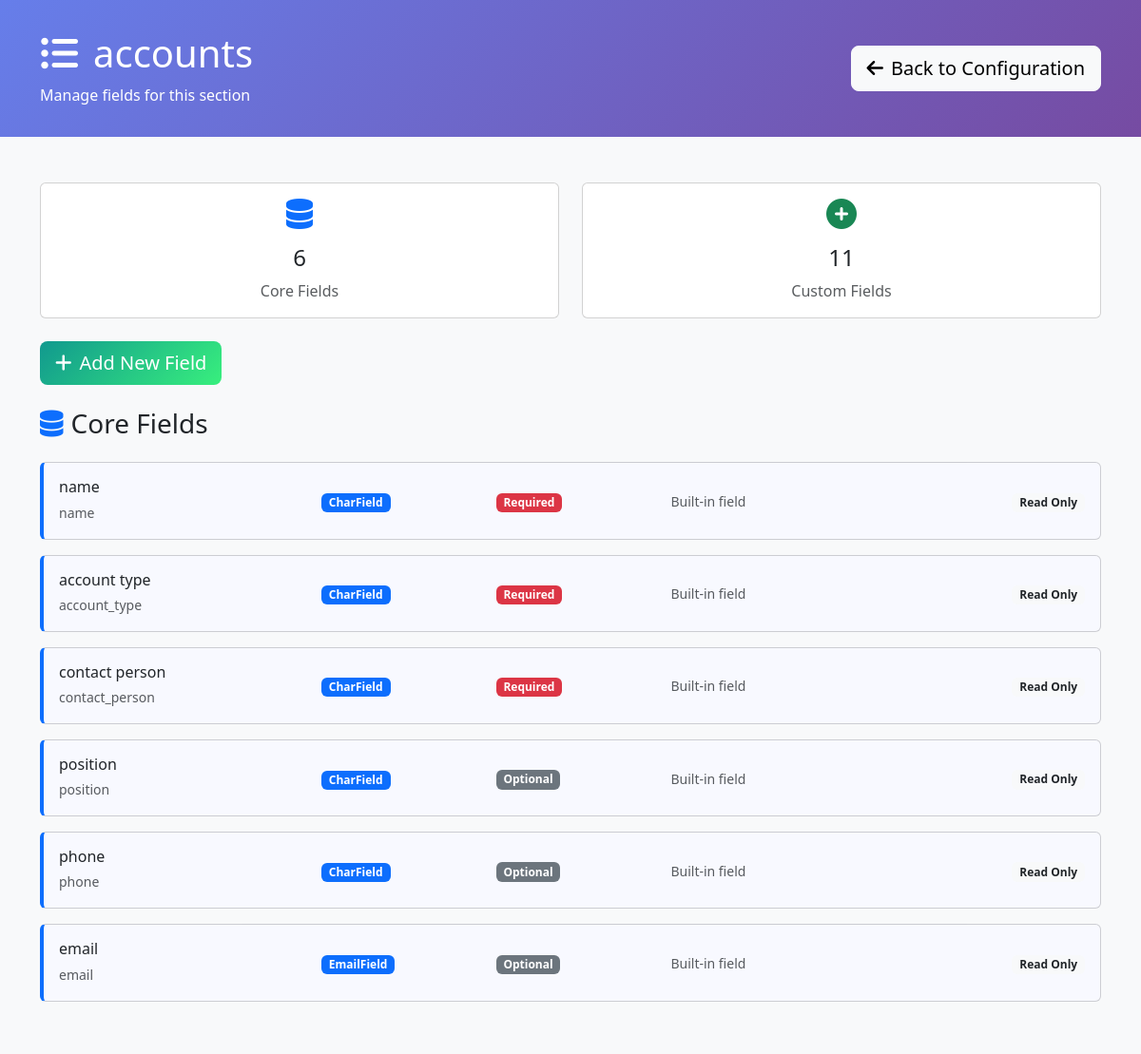
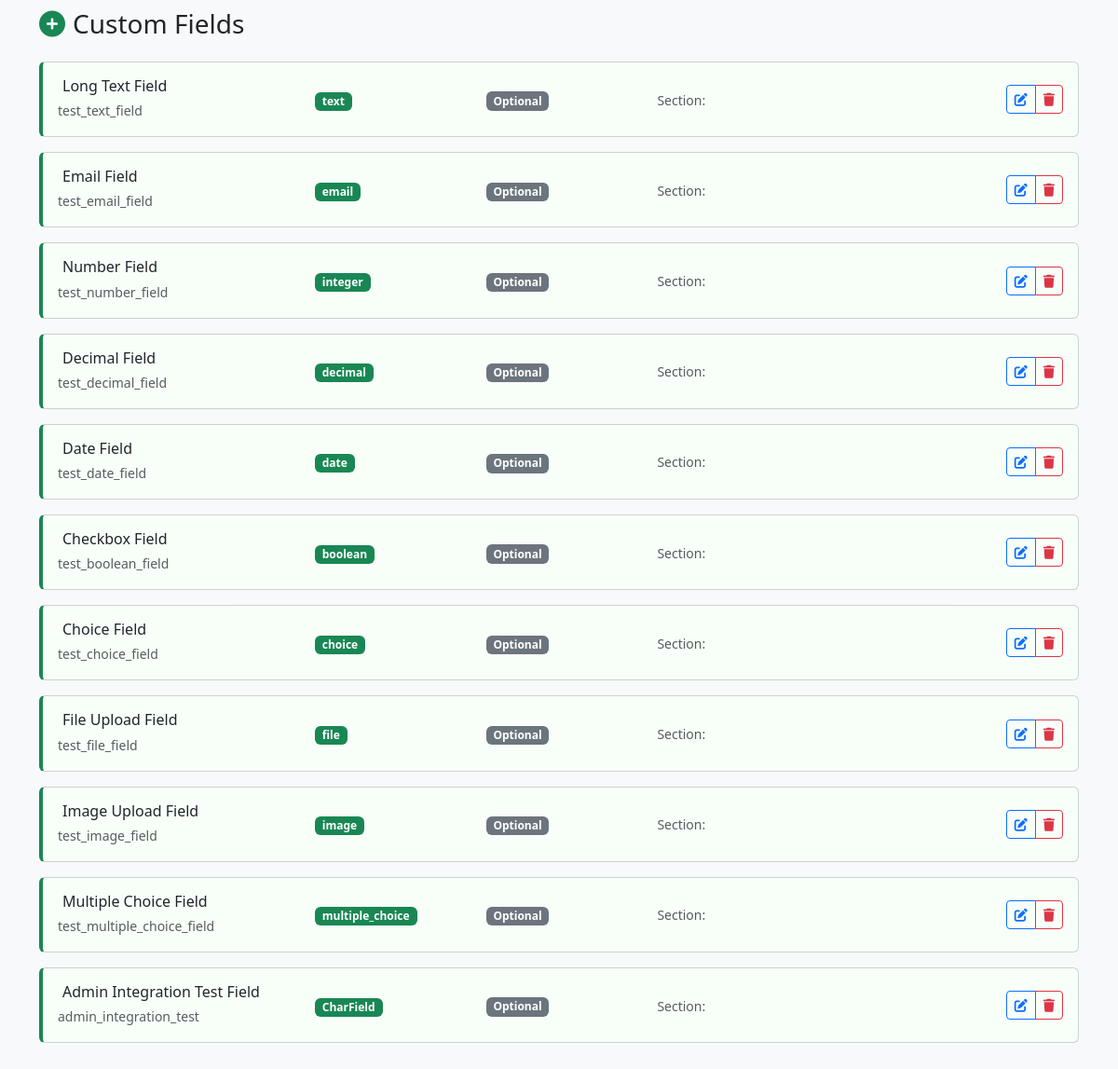
/configuration/section/5/ (signed in), run on the app's committed database (2 pictures, top to bottom).
### requests/models.py (models this page shows, shortened)
class DynamicSection(models.Model):
    name = models.CharField(max_length=255, unique=True, help_text="Internal section name")
    display_name = models.CharField(max_length=255, help_text="Display name shown to users")
    description = models.TextField(blank=True, help_text="Description of this section's purpose")
    order = models.IntegerField(default=100, help_text="Display order")
    is_core_section = models.BooleanField(default=False, help_text="True if this represents an existing admin model")
    source_model = models.CharField(max_length=255, blank=True, help_text="Full model name (e.g. 'accounts.Account') for core sections")
    created_at = models.DateTimeField(auto_now_add=True)
    updated_at = models.DateTimeField(auto_now=True)
    class Meta:
        verbose_name = "Dynamic Section"
        verbose_name_plural = "Dynamic Sections"
        ordering = ['is_core_section', 'order', 'name']

class DynamicField(models.Model):
    FIELD_TYPES = [
        ('char', 'Text (Short)'),
        ('text', 'Text (Long)'),
        ('email', 'Email'),
        ('url', 'URL'),
        ('slug', 'Slug'),
        ('integer', 'Integer'),
        ('decimal', 'Decimal'),
        ('float', 'Float'),
        ('date', 'Date'),
        ('datetime', 'Date & Time'),
        ('time', 'Time'),
        ('boolean', 'Checkbox (Yes/No)'),
        ('choice', 'Dropdown (Single Choice)'),
        ('multiple_choice', 'Multiple Choice'),
        ('file', 'File Upload'),
        ('image', 'Image Upload'),
        ('foreign_key', 'Link to Another Model'),
        ('many_to_many', 'Multiple Links'),
        ('json', 'JSON Data'),
    ]
    model = models.ForeignKey(DynamicModel, on_delete=models.CASCADE, related_name='fields', null=True, blank=True)
    section = models.ForeignKey(DynamicSection, on_delete=models.CASCADE, related_name='fields', null=True, blank=True)
    name = models.CharField(max_length=100, help_text="Field name in database (lowercase, underscores)")
    display_name = models.CharField(max_length=100, help_text="Label shown in forms")
    field_type = models.CharField(max_length=20, choices=FIELD_TYPES)
    is_core_field = models.BooleanField(default=False, help_text="True if this represents an existing model field")
    required = models.BooleanField(default=False)
    default_value = models.TextField(blank=True, help_text="Default value (JSON format for complex types)")
    help_text = models.CharField(max_length=200, blank=True)
    max_length = models.PositiveIntegerField(null=True, blank=True, help_text="For text fields")
    max_digits = models.PositiveIntegerField(null=True, blank=True, help_text="For decimal fields")
    decimal_places = models.PositiveIntegerField(null=True, blank=True, help_text="For decimal fields")
    choices = models.JSONField(default=dict, help_text="For choice fields: {'value': 'display_name'}")
    related_model = models.CharField(max_length=100, blank=True, help_text="Model to link to (app.Model)")
    section_name = models.CharField(max_length=100, default='General', help_text="Form section name for grouping (legacy field)")
    order = models.PositiveIntegerField(default=0, help_text="Order within section")
    is_active = models.BooleanField(default=True, help_text="Whether field is shown in forms")
    created_at = models.DateTimeField(auto_now_add=True)
    updated_at = models.DateTimeField(auto_now=True)
    class Meta:
        verbose_name = "Dynamic Field"
        verbose_name_plural = "Dynamic Fields"
        ordering = ['model', 'section', 'section_name', 'order']

### requests/configuration_views.py (the view)
# urls.py: path('section/<int:section_id>/', configuration_views.section_fields, name='section_fields'),
@staff_member_required
def section_fields(request, section_id):
    from requests.models import DynamicSection
    is_legacy_dynamic = request.GET.get('dynamic') == 'true'
    if is_legacy_dynamic:
        dynamic_model = get_object_or_404(DynamicModel, id=section_id)
        model_name = f"{dynamic_model.app_label}.{dynamic_model.name}"
        display_name = dynamic_model.display_name
        fields = DynamicField.objects.filter(
            model=dynamic_model,
            is_active=True
        ).order_by('section_name', 'order')
        section_type = 'legacy'
        model_fields = []  # Legacy models don't have core model fields
    else:
        section = get_object_or_404(DynamicSection, id=section_id)
        model_name = section.name
        display_name = section.display_name
        section_type = 'core' if section.is_core_section else 'custom'
        fields = section.fields.filter(is_active=True).order_by('order')
        if section.is_core_section:
            model_fields = []
            core_fields = fields.filter(is_core_field=True)
            for field in core_fields:
                model_fields.append({
                    'id': field.id,
                    'name': field.name,
                    'display_name': field.display_name,
                    'field_type': field.field_type,
                    'required': field.required,
                    'is_model_field': True,
                    'is_core_field': True
                })
        else:
            model_fields = []
    dynamic_fields = []
    for field in fields:
        if section_type == 'core' and field.is_core_field:
            continue
        dynamic_fields.append({
            'id': field.id,
            'name': field.name,
            'display_name': field.display_name,
            'field_type': field.field_type,
            'required': field.required,
            'section_name': field.section_name if hasattr(field, 'section_name') else 'Custom Fields',
            'order': field.order,
            'max_length': field.max_length,
            'choices': field.choices,
            'default_value': field.default_value,
            'is_model_field': False,
            'is_core_field': getattr(field, 'is_core_field', False)
        })
    context = {
        'section_id': section_id,
        'section_name': model_name,
        'display_name': display_name,
        'section_type': section_type,
        'source_model': getattr(section, 'source_model', '') if not is_legacy_dynamic else '',
        'model_fields': model_fields,
        'dynamic_fields': dynamic_fields,
        'all_fields': model_fields + dynamic_fields,
        'is_legacy_dynamic': is_legacy_dynamic,
        'is_core_section': section_type == 'core',
        'is_custom_section': section_type == 'custom'
    }
    return render(request, 'configuration/section_fields.html', context)

### requests/templates/configuration/section_fields.html (shortened to what this page needs)
<!DOCTYPE html>
<html lang="en">
<head>
    <link href="https://cdn.jsdelivr.net/npm/bootstrap@5.3.0/dist/css/bootstrap.min.css" rel="stylesheet">
    <link href="https://cdnjs.cloudflare.com/ajax/libs/font-awesome/6.0.0/css/all.min.css" rel="stylesheet">
</head>
<body class="bg-light">
    <div class="config-header">
        <div class="container">
            <div class="row align-items-center">
                <div class="col-md-8">
                    <h1 class="mb-2">
                        <i class="fas fa-list-ul me-3"></i>{{ display_name }}
                    </h1>
                    <p class="mb-0 opacity-90">
                        Manage fields for this section
                    </p>
                </div>
                <div class="col-md-4 text-end">
                    <a href="{% url 'configuration:dashboard' %}" class="btn btn-light btn-lg">
                        <i class="fas fa-arrow-left me-2"></i>Back to Configuration
                    </a>
                </div>
            </div>
        </div>
    </div>
    <div class="container my-5">
        <div class="row mb-4">
            <div class="col-md-6">
                <div class="card text-center">
                    <div class="card-body">
                        <i class="fas fa-database fa-2x text-primary mb-3"></i>
                        <h4>{{ model_fields|length }}</h4>
                        <p class="text-muted mb-0">Core Fields</p>
                    </div>
                </div>
            </div>
            <div class="col-md-6">
                <div class="card text-center">
                    <div class="card-body">
                        <i class="fas fa-plus-circle fa-2x text-success mb-3"></i>
                        <h4>{{ dynamic_fields|length }}</h4>
                        <p class="text-muted mb-0">Custom Fields</p>
                    </div>
                </div>
            </div>
        </div>
        <div class="row mb-4">
            <div class="col-12">
                <button class="btn btn-add-field btn-lg" onclick="showAddFieldModal()">
                    <i class="fas fa-plus me-2"></i>Add New Field
                </button>
            </div>
        </div>
        {% if model_fields %}
        <div class="row">
            <div class="col-12">
                <h3 class="mb-4">
                    <i class="fas fa-database me-2 text-primary"></i>Core Fields
                </h3>
                {% for field in model_fields %}
                <div class="card field-card model-field mb-3">
                    <div class="card-body">
                        <div class="row align-items-center">
                            <div class="col-md-3">
                                <h6 class="mb-1">{{ field.display_name }}</h6>
                                <small class="text-muted">{{ field.name }}</small>
                            </div>
                            <div class="col-md-2">
                                <span class="badge bg-primary field-type-badge">{{ field.field_type }}</span>
                            </div>
                            <div class="col-md-2">
                                {% if field.required %}
                                <span class="badge bg-danger">Required</span>
                                {% else %}
                                <span class="badge bg-secondary">Optional</span>
                                {% endif %}
                            </div>
                            <div class="col-md-3">
                                <small class="text-muted">Built-in field</small>
                            </div>
                            <div class="col-md-2 text-end">
                                <span class="badge bg-light text-dark">Read Only</span>
                            </div>
                        </div>
                    </div>
                </div>
                {% endfor %}
            </div>
        </div>
        {% endif %}
        {% if dynamic_fields %}
        <div class="row mt-5">
            <div class="col-12">
                <h3 class="mb-4">
                    <i class="fas fa-plus-circle me-2 text-success"></i>Custom Fields
                </h3>
                {% for field in dynamic_fields %}
                <div class="card field-card dynamic-field mb-3" data-field-id="{{ field.id }}">
                    <div class="card-body">
                        <div class="row align-items-center">
                            <div class="col-md-3">
                                <h6 class="mb-1">
                                    <span class="editable-field" data-field="display_name" data-value="{{ field.display_name }}">
                                        {{ field.display_name }}
                                    </span>
                                </h6>
                                <small class="text-muted">{{ field.name }}</small>
                            </div>
                            <div class="col-md-2">
                                <span class="badge bg-success field-type-badge">{{ field.field_type }}</span>
                            </div>
                            <div class="col-md-2">
                                <span class="editable-toggle" data-field="required" data-value="{{ field.required|yesno:'true,false' }}">
                                    {% if field.required %}
                                    <span class="badge bg-danger">Required</span>
                                    {% else %}
                                    <span class="badge bg-secondary">Optional</span>
                                    {% endif %}
                                </span>
                            </div>
                            <div class="col-md-3">
                                <small class="text-muted">
                                    Section:
                                    <span class="editable-field" data-field="section" data-value="{{ field.section }}">
                                    </span>
                                </small>
                            </div>
                            <div class="col-md-2 text-end">
                                <div class="btn-group btn-group-sm">
                                    <button class="btn btn-outline-primary" onclick="editField({{ field.id }})">
                                        <i class="fas fa-edit"></i>
                                    </button>
                                    <button class="btn btn-outline-danger" onclick="deleteField({{ field.id }}, '{{ field.display_name }}')">
                                        <i class="fas fa-trash"></i>
                                    </button>
                                </div>
                            </div>
                        </div>
                    </div>
                </div>
                {% endfor %}
            </div>
        </div>
        {% endif %}
    </div>
</body>
</html>

### requests/templates/configuration/section_fields.html (style rules this page uses)
.config-header { background: linear-gradient(135deg, #667eea 0%, #764ba2 100%); color: white; padding: 2rem 0; }
.field-card { transition: all 0.3s ease; border-left: 4px solid #dee2e6; }
.field-card.model-field { border-left-color: #0d6efd; background-color: #f8f9ff; }
.field-card.dynamic-field { border-left-color: #198754; background-color: #f8fff9; }
.field-type-badge { font-size: 0.75rem; padding: 0.25rem 0.5rem; }
.btn-add-field { background: linear-gradient(135deg, #11998e 0%, #38ef7d 100%); border: none; color: white; }
.editable-field { border: 1px dashed transparent; padding: 2px 4px; border-radius: 4px; cursor: pointer; }

### data on the page
DynamicSection: display_name "accounts"
DynamicField: display_name "name", name "name", field_type "CharField"
DynamicField: display_name "account type", name "account_type", field_type "CharField"
DynamicField: display_name "contact person", name "contact_person", field_type "CharField"
DynamicField: display_name "position", name "position", field_type "CharField"
DynamicField: display_name "phone", name "phone", field_type "CharField"
DynamicField: display_name "email", name "email", field_type "EmailField"
DynamicField: display_name "Long Text Field", name "test_text_field", field_type "text"
DynamicField: display_name "Email Field", name "test_email_field", field_type "email"
DynamicField: display_name "Number Field", name "test_number_field", field_type "integer"
DynamicField: display_name "Decimal Field", name "test_decimal_field", field_type "decimal"
DynamicField: display_name "Date Field", name "test_date_field", field_type "date"
DynamicField: display_name "Checkbox Field", name "test_boolean_field", field_type "boolean"
DynamicField: display_name "Choice Field", name "test_choice_field", field_type "choice"
DynamicField: display_name "File Upload Field", name "test_file_field", field_type "file"
DynamicField: display_name "Image Upload Field", name "test_image_field", field_type "image"
DynamicField: display_name "Multiple Choice Field", name "test_multiple_choice_field", field_type "multiple_choice"
DynamicField: display_name "Admin Integration Test Field", name "admin_integration_test", field_type "CharField"

### other printed values
{{ model_fields|length }} "6"
{{ dynamic_fields|length }} "11"
